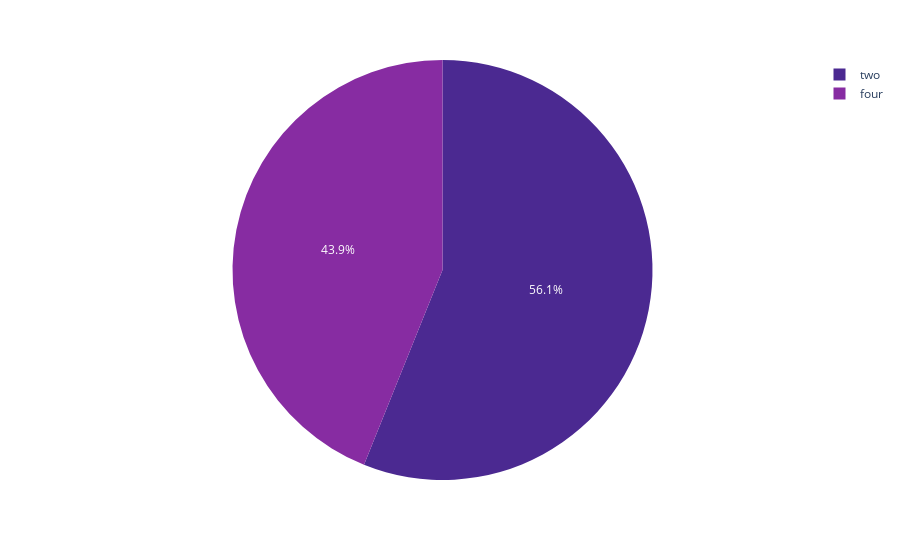

The notebook cell this image was saved under:
### Code cell
px.pie(car['doornumber'].value_counts(),values='count',names=['two','four'],color_discrete_sequence=px.colors.sequential.Agsunset)

### Figure 1 — Plotly figure (JSON) as saved in the notebook; plotly's stock layout.template omitted (floating-point values rounded to 4 significant figures)
{"data": [{"domain": {"x": [0, 1], "y": [0, 1]}, "hovertemplate": "label=%{label}<br>count=%{value}<extra></extra>", "labels": ["two", "four"], "legendgroup": "", "name": "", "showlegend": true, "type": "pie", "values": [115, 90]}], "layout": {"autosize": true, "legend": {"tracegroupgap": 0}, "margin": {"t": 60}, "piecolorway": ["rgb(75, 41, 145)", "rgb(135, 44, 162)", "rgb(192, 54, 157)", "rgb(234, 79, 136)", "rgb(250, 120, 118)", "rgb(246, 169, 122)", "rgb(237, 217, 163)"]}}
